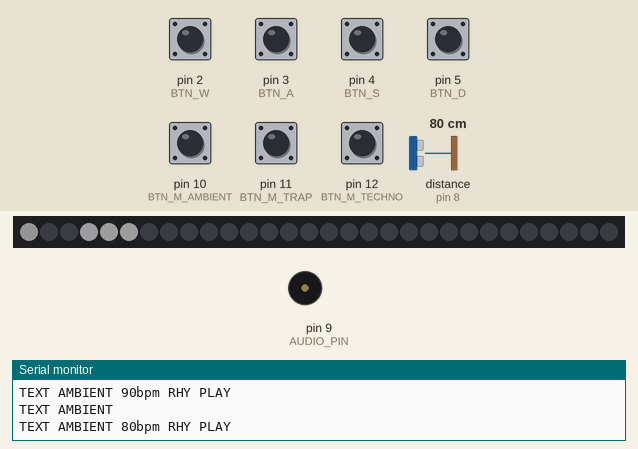
Bench run of a sketch on a simulated Arduino Mega 2560, built with avr-gcc and run on an emulated ATmega2560. Parts: 30 RGB LEDs in strip order, left to right, buzzer (waves = sounding), the last lines printed to the serial monitor. Wiring (inferred from the names in the program): ultrasonic range finder: trigger pin 7; echo pin 8. Inputs (shaded band) come from the test bench; at power-on: pin 2 (BTN_W), pin 3 (BTN_A), pin 4 (BTN_S), pin 5 (BTN_D), pin 10 (BTN_M_AMBIENT), pin 11 (BTN_M_TRAP), pin 12 (BTN_M_TECHNO) HIGH, distance to the obstacle (sensor on pin 8) 80 cm. The echo pulse lasts 58.3 µs per cm; dim RGB values are drawn brighter than linear; random numbers use the default seed unless the sketch sets one.

Above: at 1.3 s.
1.4 s: pin 11 (BTN_M_TRAP) pulled LOW for 0.15 s
At 1.84 s:
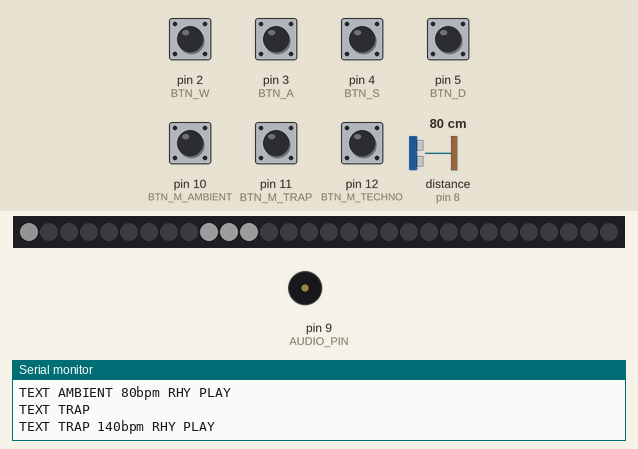
2.1 s: pin 5 (BTN_D) pulled LOW for 0.15 s
At 2.74 s:
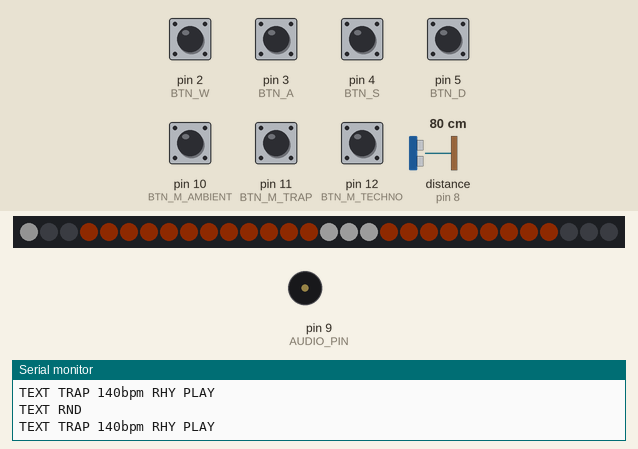
2.8 s: pin 4 (BTN_S) pulled LOW for 0.15 s
At 3.13 s:
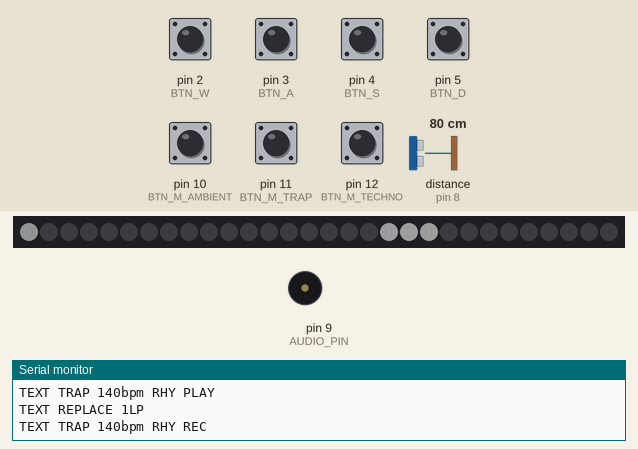
3.5 s: pin 3 (BTN_A) pulled LOW for 0.15 s
At 3.98 s:
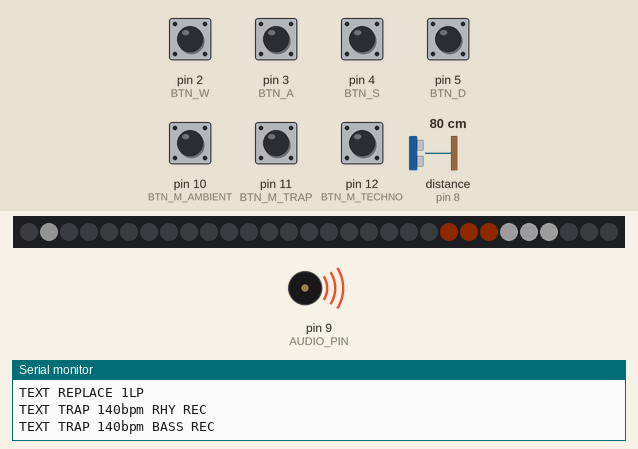
4.2 s: pin 12 (BTN_M_TECHNO) pulled LOW for 0.15 s
4.9 s: distance to the obstacle (sensor on pin 8) set to 88 cm
At 6.77 s:
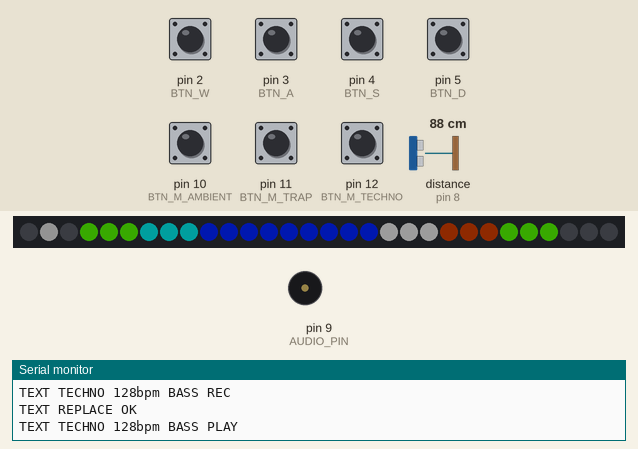
Timing chart, 0 to 10.0 s (numbered marks = the images above; inputs shaded):
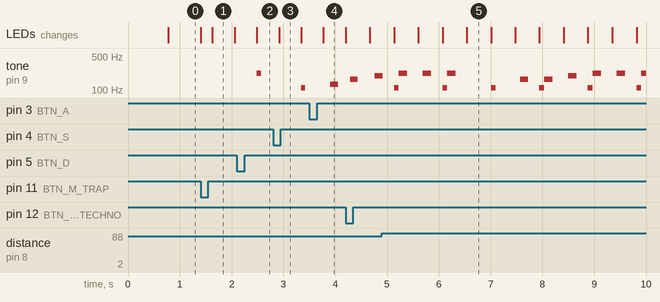

Measured:
- after the input at 3.5 s, tone on pin 9 (AUDIO_PIN): silent → 131 Hz after 0.41 s, → silent 0.15 s later
- what the display in image 1 shows lasts 0.5 s, from 1.6 s to 2.1 s
- what the display in image 5 shows lasts 0.5 s, from 6.5 s to 7.0 s

The sketch:

Control.ino
```cpp
#include <Adafruit_NeoPixel.h>
#include <Arduino.h>
#include <math.h>

// ===================== PINS =====================
#define BTN_W 2   // UP
#define BTN_A 3   // LEFT
#define BTN_S 4   // DOWN
#define BTN_D 5   // RIGHT

// New mode buttons
#define BTN_M_AMBIENT 10
#define BTN_M_TRAP    11
#define BTN_M_TECHNO  12

#define DATA_PIN 6
#define NUM_LEDS 30
#define BRIGHTNESS 60

#define TRIG_PIN 7
#define ECHO_PIN 8

#define AUDIO_PIN 9

// ===================== MODES (3 only) =====================
enum GenreMode : uint8_t {
  MODE_AMBIENT = 0,
  MODE_TRAP    = 1,
  MODE_TECHNO  = 2
};

// ===================== DEBOUNCED BUTTON TYPE =====================
const unsigned long DEBOUNCE_MS = 10;

struct DebBtn {
  uint8_t pin;
  bool lastState;
  unsigned long lastT;
};

bool btnPressed(DebBtn &b) {
  bool now = digitalRead(b.pin);
  if (now != b.lastState) {
    unsigned long t = millis();
    if (t - b.lastT >= DEBOUNCE_MS) {
      b.lastT = t;
      b.lastState = now;
      return (now == LOW); // INPUT_PULLUP => pressed is LOW
    }
  }
  return false;
}

// ===================== NEOPIXEL =====================
Adafruit_NeoPixel strip(NUM_LEDS, DATA_PIN, NEO_GRB + NEO_KHZ800);

uint32_t wheel(byte pos) {
  pos = 255 - pos;
  if (pos < 85)  return strip.Color(255 - pos * 3, 0, pos * 3);
  if (pos < 170) { pos -= 85; return strip.Color(0, pos * 3, 255 - pos * 3); }
  pos -= 170;
  return strip.Color(pos * 3, 255 - pos * 3, 0);
}

// Button objects
DebBtn bUp    {BTN_W, HIGH, 0};
DebBtn bLeft  {BTN_A, HIGH, 0};
DebBtn bDown  {BTN_S, HIGH, 0};
DebBtn bRight {BTN_D, HIGH, 0};

DebBtn bAmb   {BTN_M_AMBIENT, HIGH, 0};
DebBtn bTrap  {BTN_M_TRAP,    HIGH, 0};
DebBtn bTech  {BTN_M_TECHNO,  HIGH, 0};

// ===================== ULTRASONIC =====================
const float MIN_CM = 10.0f;
const float MAX_CM = 180.0f;

const float ALPHA = 0.22f;
static float dSmooth = 45.0f;
static float dPrev   = 45.0f;

static unsigned long lastPingMs = 0;
const unsigned long PING_INTERVAL_MS = 40;

float readDistanceCm() {
  digitalWrite(TRIG_PIN, LOW);
  delayMicroseconds(2);
  digitalWrite(TRIG_PIN, HIGH);
  delayMicroseconds(10);
  digitalWrite(TRIG_PIN, LOW);

  unsigned long us = pulseIn(ECHO_PIN, HIGH, 25000UL);
  if (us == 0) return -1.0f;
  return us / 58.0f;
}

bool updateDistance() {
  unsigned long now = millis();
  if (now - lastPingMs < PING_INTERVAL_MS) return false;
  lastPingMs = now;

  float cm = readDistanceCm();
  if (cm < 0) return false;

  dPrev = dSmooth;
  dSmooth = dSmooth + ALPHA * (cm - dSmooth);
  return true;
}

int8_t distanceToZone(float cm) {
  if (cm < MIN_CM || cm > MAX_CM) return -1;
  long z = map((long)cm, (long)MIN_CM, (long)MAX_CM, 0, 7);
  if (z < 0) z = 0;
  if (z > 7) z = 7;
  return (int8_t)z;
}

float distanceSpeed() {
  return fabs(dSmooth - dPrev);
}

// ===================== LOOP/LAYERS =====================
#define STEPS 8

uint8_t rhythm[STEPS];   // bit0 kick, bit1 snare, bit2 hat
int8_t  bass[STEPS];     // 0..7 or -1
int8_t  melody[STEPS];   // 0..7 or -1

uint8_t stepIndex = 0;
uint8_t recLayer = 0;    // 0=rhythm 1=bass 2=melody

// DOWN action: replace selected layer for exactly 8 steps
bool recordArmed = false;
uint8_t recordStepsRemaining = 0;

// ===================== MODE + TEMPO =====================
GenreMode mode = MODE_AMBIENT;

uint16_t bpm = 90;
unsigned long stepPeriodMs = 60000UL / 90;
unsigned long lastStepMs = 0;
float swing = 0.0f;

// time-sliced playback inside a step
unsigned long sliceKickEnd = 0;
unsigned long sliceBassEnd = 0;
unsigned long sliceMelEnd  = 0;
unsigned long stepStartMs  = 0;
bool sliceActive = false;

// current step audio data
uint8_t curDrumBits = 0;
int8_t  curBassIdx  = -1;
int8_t  curMelIdx   = -1;

// ===================== SCALES =====================
const uint16_t SCALE_C_MAJOR[8] = {262,294,330,349,392,440,494,523};
const uint16_t SCALE_A_MINOR[8] = {220,247,262,294,330,349,392,440};
const uint16_t SCALE_PENTA[8]   = {262,294,330,392,440,523,587,660};

const uint16_t* currentScale() {
  switch (mode) {
    case MODE_AMBIENT: return SCALE_PENTA;
    case MODE_TRAP:    return SCALE_A_MINOR;
    case MODE_TECHNO:  return SCALE_C_MAJOR;
    default:           return SCALE_C_MAJOR;
  }
}

uint16_t noteFromIndex(int8_t idx, bool isBass) {
  if (idx < 0) return 0;
  const uint16_t* sc = currentScale();
  uint16_t f = sc[idx & 7];
  if (isBass) f = (uint16_t)(f / 2);
  return f;
}

// ===================== DISPLAY HELPERS =====================
void sendText(const char* msg) {
  Serial.print(F("TEXT "));
  Serial.println(msg);
}

const char* modeName() {
  if (mode == MODE_AMBIENT) return "AMBIENT";
  if (mode == MODE_TRAP)    return "TRAP";
  return "TECHNO";
}

const char* layerName() {
  if (recLayer == 0) return "RHY";
  if (recLayer == 1) return "BASS";
  return "MELO";
}

void sendStateToDisplay() {
  char buf[64];
  const char* rec = recordArmed ? "REC" : "PLAY";
  sprintf(buf, "%s %dbpm %s %s", modeName(), bpm, layerName(), rec);
  sendText(buf);
}

// ===================== PRESETS =====================
void applyModePreset(GenreMode newMode) {
  mode = newMode;

  switch (mode) {
    case MODE_AMBIENT:
      bpm = 80;   swing = 0.05f;
      break;
    case MODE_TRAP:
      bpm = 140;  swing = 0.12f;
      break;
    case MODE_TECHNO:
      bpm = 128;  swing = 0.00f;
      break;
  }

  stepPeriodMs = 60000UL / bpm;
  sendText(modeName());
  sendStateToDisplay();
}

// ===================== CLEAR =====================
void clearAllLoops() {
  for (uint8_t i = 0; i < STEPS; i++) {
    rhythm[i] = 0;
    bass[i] = -1;
    melody[i] = -1;
  }
  recordArmed = false;
  recordStepsRemaining = 0;
  sendText("CLEARED");
  sendStateToDisplay();
}

void clearSelectedLayer() {
  for (uint8_t i = 0; i < STEPS; i++) {
    if (recLayer == 0) rhythm[i] = 0;
    else if (recLayer == 1) bass[i] = -1;
    else melody[i] = -1;
  }
}

// ===================== WRITING RULES =====================
uint8_t makeRhythmHit(int8_t zone, float spd, uint8_t step, GenreMode m) {
  if (zone < 0) return 0;
  uint8_t hit = 0; // 1 kick, 2 snare, 4 hat

  if (m == MODE_TECHNO) {
    if (step % 2 == 0) hit |= 1;
    if (step % 2 == 1) hit |= 4;
    if (step == 4) hit |= 2;
    if (spd > 1.2f) hit |= 4;
  } else if (m == MODE_TRAP) {
    if (step == 4) hit |= 2;
    if ((step == 0 || step == 3 || step == 6) && zone <= 3) hit |= 1;
    if (spd > 0.8f) hit |= 4;
    if (spd > 1.8f && (step % 2 == 1)) hit |= 4;
  } else { // AMBIENT
    if (spd > 1.6f) hit |= 4;
    if (spd > 2.6f && (step % 4 == 0)) hit |= 1;
  }
  return hit;
}

int8_t writeNoteIndexFromZone(int8_t zone, GenreMode m, bool isMelody) {
  if (zone < 0) return -1;

  if (m == MODE_AMBIENT) {
    return (int8_t)constrain(zone, 1, 6);
  }
  if (m == MODE_TRAP) {
    if (isMelody) return (int8_t)constrain(zone + 2, 2, 7);
    else          return (int8_t)constrain(zone, 0, 4);
  }
  static const int8_t motifMap[8] = {0,2,4,5,4,2,1,3}; // TECHNO
  return motifMap[zone & 7];
}

// ===================== LED VISUALS =====================
void showLayerIndicators() {
  strip.setPixelColor(0, (recLayer == 0) ? strip.Color(80,80,80) : 0);
  strip.setPixelColor(1, (recLayer == 1) ? strip.Color(80,80,80) : 0);
  strip.setPixelColor(2, (recLayer == 2) ? strip.Color(80,80,80) : 0);
}

uint32_t colorForNote(int8_t idx) {
  if (idx < 0) return 0;
  return wheel((byte)(idx * 32));
}

void showSequencerLeds(uint8_t activeStep) {
  showLayerIndicators();

  int block = (NUM_LEDS - 3) / STEPS;
  if (block < 1) block = 1;

  for (uint8_t s = 0; s < STEPS; s++) {
    uint32_t col = 0;
    if (rhythm[s]) col = strip.Color(60, 20, 0);
    if (bass[s] >= 0) col = colorForNote(bass[s]);
    if (melody[s] >= 0) col = colorForNote(melody[s]);
    if (s == activeStep) col = strip.Color(120,120,120);

    int start = 3 + s * block;
    int end = min(NUM_LEDS, start + block);
    for (int i = start; i < end; i++) strip.setPixelColor(i, col);
  }
  strip.show();
}

// ===================== AUDIO SLICES =====================
void updateStepAudioSlices() {
  if (!sliceActive) return;

  unsigned long now = millis();
  if (now < stepStartMs) { noTone(AUDIO_PIN); return; }

  if (now < sliceKickEnd) {
    if (curDrumBits) {
      if (curDrumBits & 1) tone(AUDIO_PIN, 110);
      else if (curDrumBits & 2) tone(AUDIO_PIN, 220);
      else if (curDrumBits & 4) tone(AUDIO_PIN, 880);
    } else noTone(AUDIO_PIN);
  } else if (now < sliceBassEnd) {
    uint16_t f = noteFromIndex(curBassIdx, true);
    if (f) tone(AUDIO_PIN, f); else noTone(AUDIO_PIN);
  } else if (now < sliceMelEnd) {
    uint16_t f = noteFromIndex(curMelIdx, false);
    if (f) tone(AUDIO_PIN, f); else noTone(AUDIO_PIN);
  } else {
    noTone(AUDIO_PIN);
    sliceActive = false;
  }
}

// ===================== REPLACE (1 loop) =====================
void armReplaceOneLoop() {
  clearSelectedLayer();
  recordArmed = true;
  recordStepsRemaining = STEPS;
  sendText("REPLACE 1LP");
  sendStateToDisplay();
}

void maybeRecordThisStep(int8_t zone, float spd) {
  if (!recordArmed || recordStepsRemaining == 0) return;

  if (recLayer == 0) {
    rhythm[stepIndex] = makeRhythmHit(zone, spd, stepIndex, mode);
  } else if (recLayer == 1) {
    int8_t idx = writeNoteIndexFromZone(zone, mode, false);
    if (mode == MODE_AMBIENT && spd < 0.6f) idx = -1;
    bass[stepIndex] = idx;
  } else {
    int8_t idx = writeNoteIndexFromZone(zone, mode, true);
    if (mode == MODE_AMBIENT && spd < 0.8f) idx = -1;
    melody[stepIndex] = idx;
  }

  recordStepsRemaining--;
  if (recordStepsRemaining == 0) {
    recordArmed = false;
    sendText("REPLACE OK");
    sendStateToDisplay();
  }
}

// ===================== STEP TICK =====================
void tickStep() {
  int8_t zone = distanceToZone(dSmooth);
  float spd = distanceSpeed();

  maybeRecordThisStep(zone, spd);

  uint8_t d = rhythm[stepIndex];
  if (mode == MODE_TRAP && stepIndex == 4) d |= 2;
  if (mode == MODE_TECHNO && stepIndex % 2 == 0) d |= 1;

  curDrumBits = d;
  curBassIdx  = bass[stepIndex];
  curMelIdx   = melody[stepIndex];

  unsigned long p = stepPeriodMs;
  unsigned long swingDelay = (swing > 0.0f && (stepIndex % 2 == 1)) ? (unsigned long)(p * swing) : 0;

  stepStartMs  = millis() + swingDelay;
  sliceKickEnd = stepStartMs + (unsigned long)(p * 0.20f);
  sliceBassEnd = sliceKickEnd + (unsigned long)(p * 0.35f);
  sliceMelEnd  = sliceBassEnd + (unsigned long)(p * 0.35f);
  sliceActive  = true;

  showSequencerLeds(stepIndex);
  stepIndex = (stepIndex + 1) % STEPS;
}

// ===================== SETUP / LOOP =====================
void setup() {
  Serial.begin(9600);

  // Main buttons
  pinMode(BTN_W, INPUT_PULLUP);
  pinMode(BTN_A, INPUT_PULLUP);
  pinMode(BTN_S, INPUT_PULLUP);
  pinMode(BTN_D, INPUT_PULLUP);

  // Mode buttons
  pinMode(BTN_M_AMBIENT, INPUT_PULLUP);
  pinMode(BTN_M_TRAP, INPUT_PULLUP);
  pinMode(BTN_M_TECHNO, INPUT_PULLUP);

  // Init debounce states
  bUp.lastState    = digitalRead(bUp.pin);
  bLeft.lastState  = digitalRead(bLeft.pin);
  bDown.lastState  = digitalRead(bDown.pin);
  bRight.lastState = digitalRead(bRight.pin);
  bAmb.lastState   = digitalRead(bAmb.pin);
  bTrap.lastState  = digitalRead(bTrap.pin);
  bTech.lastState  = digitalRead(bTech.pin);

  strip.begin();
  strip.setBrightness(BRIGHTNESS);
  strip.show();

  pinMode(AUDIO_PIN, OUTPUT);
  noTone(AUDIO_PIN);

  pinMode(TRIG_PIN, OUTPUT);
  pinMode(ECHO_PIN, INPUT);
  digitalWrite(TRIG_PIN, LOW);

  clearAllLoops();
  applyModePreset(MODE_AMBIENT);

  lastStepMs = millis();
}

void loop() {
  updateDistance();

  // Mode buttons (instant)
  if (btnPressed(bAmb))  applyModePreset(MODE_AMBIENT);
  if (btnPressed(bTrap)) applyModePreset(MODE_TRAP);
  if (btnPressed(bTech)) applyModePreset(MODE_TECHNO);

  // Normal controls
  bool upPress    = btnPressed(bUp);
  bool leftPress  = btnPressed(bLeft);
  bool downPress  = btnPressed(bDown);
  bool rightPress = btnPressed(bRight);

  if (leftPress) {
    recLayer = (recLayer + 1) % 3;
    sendStateToDisplay();
  }

  if (upPress) {
    clearAllLoops();
    stepIndex = 0;
  }

  if (downPress) {
    armReplaceOneLoop();
  }

  if (rightPress) {
    for (uint8_t i = 0; i < STEPS; i++) {
      int8_t z = (int8_t)random(0, 8);
      float spd = 1.5f;
      if (recLayer == 0) rhythm[i] = makeRhythmHit(z, spd, i, mode);
      else if (recLayer == 1) bass[i] = writeNoteIndexFromZone(z, mode, false);
      else melody[i] = writeNoteIndexFromZone(z, mode, true);
    }
    sendText("RND");
    sendStateToDisplay();
  }

  // Step clock
  unsigned long now = millis();
  if (now - lastStepMs >= stepPeriodMs) {
    lastStepMs += stepPeriodMs;
    tickStep();
  }

  // Audio slices
  updateStepAudioSlices();
}
```
